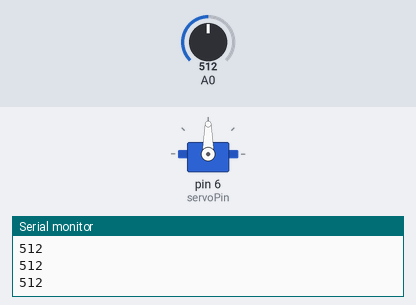
Recording of a sketch running on a simulated Arduino Uno, built with avr-gcc and run on an emulated ATmega328P. Shown: servo, the last lines printed to the serial monitor. The inputs (shaded band) are chosen by the test bench; at power-on: A0 = 512.

Above: at 1.2 s.
1.3 s: A0 set to 716
At 2.0 s:
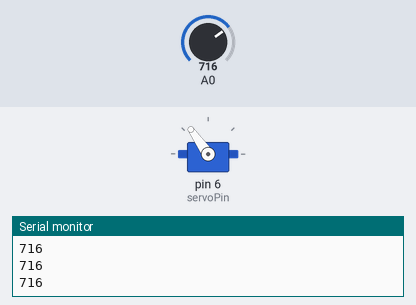
2.8 s: A0 set to 900
At 3.3 s:
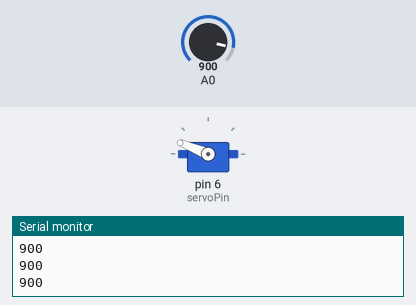
4.3 s: A0 set to 1023
At 5.5 s:
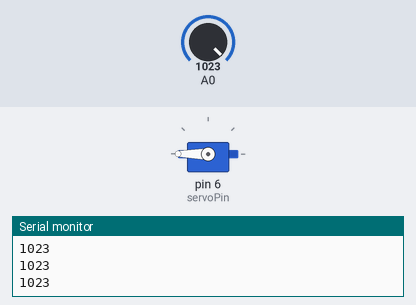
5.8 s: A0 set to 306
At 6.8 s:
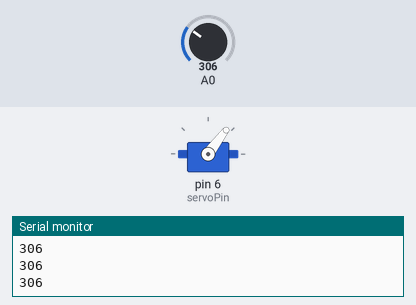
7.3 s: A0 set to 122
At 7.9 s:
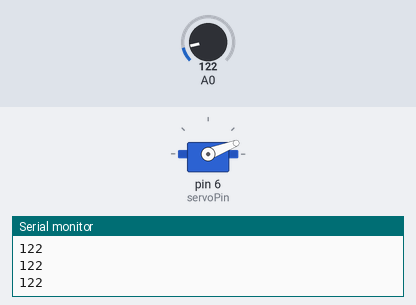
8.8 s: A0 set to 0
At 10.1 s:
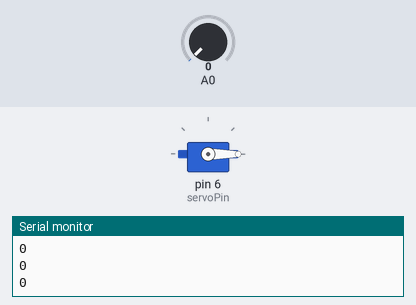
Timing chart, 0 to 11.3 s (numbered marks = the images above; inputs shaded):
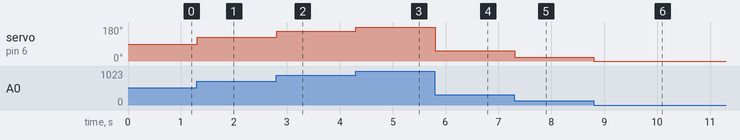

Measured:
- after the input at 1.3 s, servo on pin 6 (servoPin): 90° → 125° at once
- after the input at 2.8 s, servo on pin 6 (servoPin): 125° → 158° at once
- after the input at 4.3 s, servo on pin 6 (servoPin): 158° → 180° at once
- after the input at 5.8 s, servo on pin 6 (servoPin): 180° → 53° at once
- after the input at 7.3 s, servo on pin 6 (servoPin): 53° → 21° at once
- after the input at 8.8 s, servo on pin 6 (servoPin): 21° → 0° at once

The sketch:

Potentionmeter_Basic.ino
```cpp
#include <Servo.h>
Servo microServo;
int servoPin = 6;
int angle=0;
int value;
int touch=7;
int state=0;


void setup() {
  // put your setup code here, to run once:
  microServo.attach(servoPin);
  pinMode(touch,INPUT);
  Serial.begin(9600);
}

void loop() {
  // put your main code here, to run repeatedly:
  //state = digitalRead(touch);

  value = analogRead(A0);
  Serial.println(value);
value = map(value,0,1023,0,180);
  microServo.write(value);
/*

  if(state == 1){
    for(int i =0; i<90; i++){
        angle++;
    microServo.write(angle);
        delay(value);
      if(angle>=180) angle=180;
    }
  }
    for(int i = 90; i>0; i--){
      angle--;
    microServo.write(angle);
      delay(value);
      if(angle<=0) angle=0;
    }
  Serial.println(state);
*/
}
```
